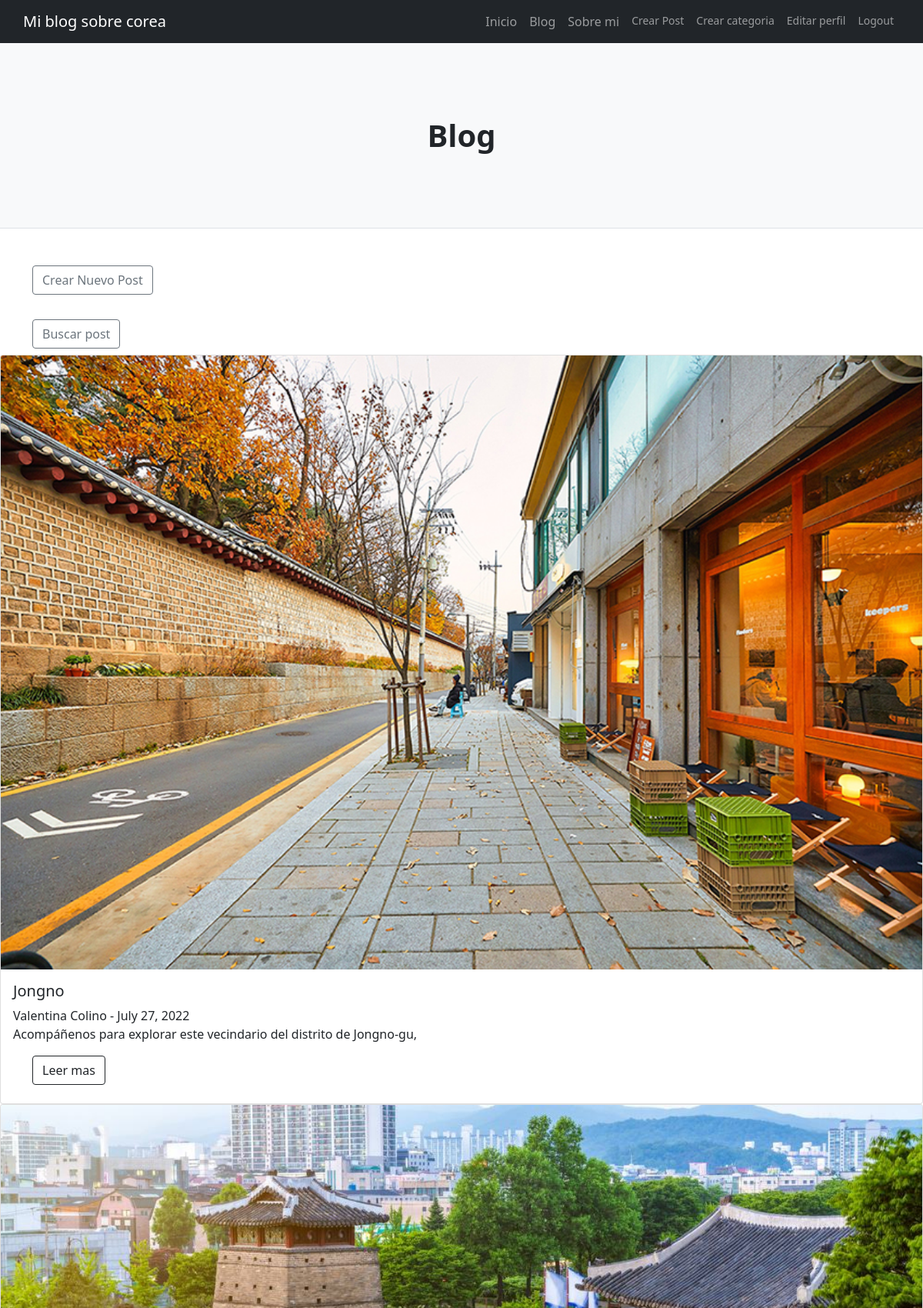
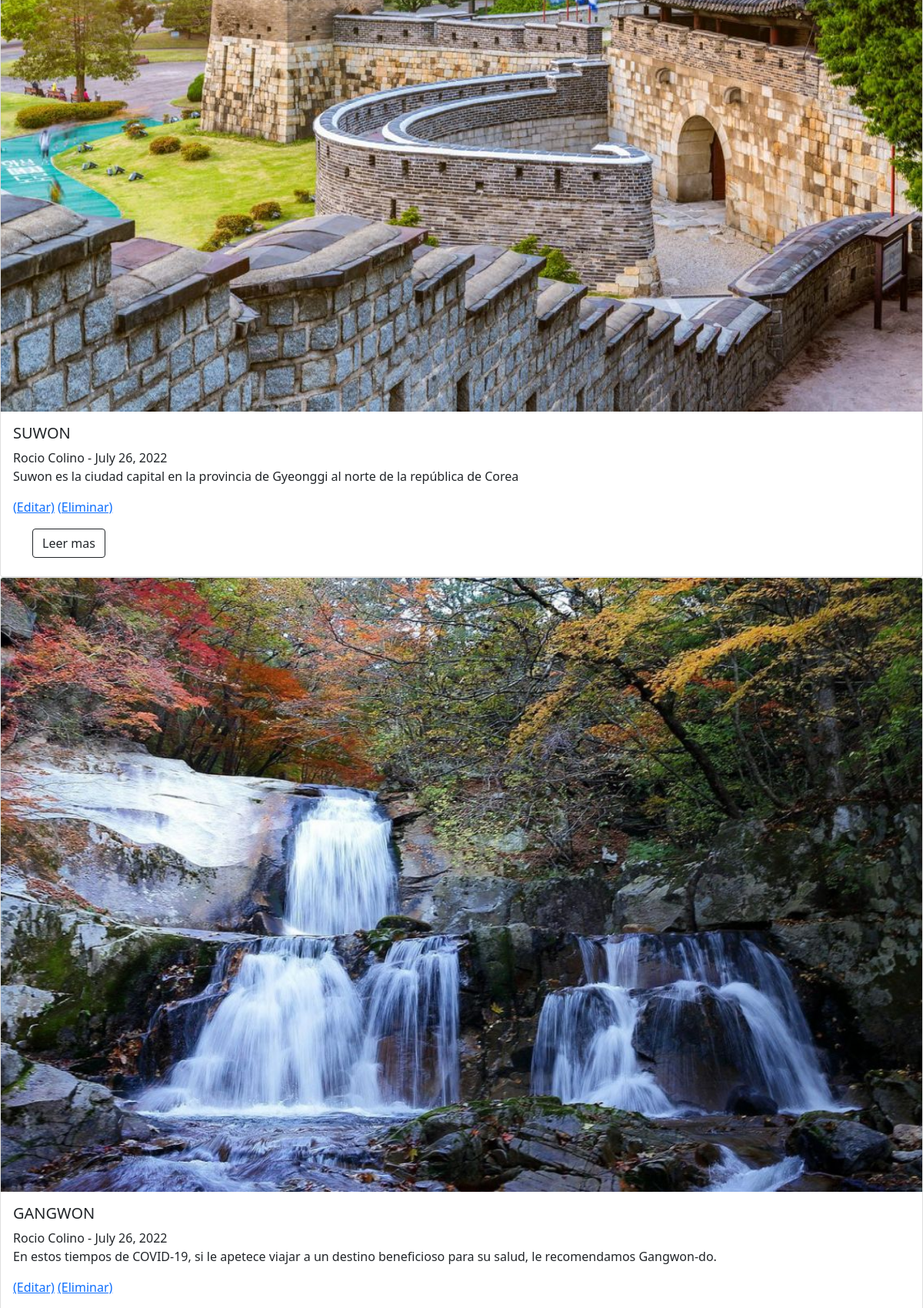
Page /blog/ (signed in, upper part) on the committed database (2 pictures, top to bottom).
### Blog/models.py (models this page shows, shortened)
class Post(models.Model):
   titulo=models.CharField(max_length=255)
   subtitulo=models.CharField(max_length=200)
   autor=models.ForeignKey(User, on_delete=models.CASCADE)
   fecha=models.DateField(auto_now_add=True)
   imagen=models.ImageField(null=True, blank=True, upload_to="images/", default='images/default_blog.jpg')
   cuerpo=RichTextField(blank=True, null=True)
   categoria=models.CharField(max_length=255, default='Turismo')
   fragmento=models.CharField(max_length=150)

### Blog/views.py (the view)
# urls.py: path('blog/', BlogView.as_view(), name='blog'),
class BlogView(ListView):
    model=Post
    template_name='Blog/blog.html'
    ordering=['-fecha']

### Blog/templates/Blog/blog.html (shortened to what this page needs)
{% extends "Blog/padre.html" %}
{% load static %}
{% block contenidoQueCambia %}
 <header class="py-5 bg-light border-bottom mb-4">
<div class="container">
        <div class="text-center my-5">
            <h1 class="fw-bolder">Blog</h1>
        </div>
    </div>
</header>
<br/>
<div class="container"><h6><a href="{% url 'add_post' %}" class="btn btn-outline-secondary">Crear Nuevo Post</a></h6></div> </br>  <div class="container"><h6><a href="{% url 'busqueda_post' %}" class="btn btn-outline-secondary">Buscar post</a></h6></div>
{% for post in object_list %}
    {% if post.imagen %}
        <div class="card mb-9"  style="max-width: 1200px;">
                <img src="{{ post.imagen.url }}" class="card-img-top" >
    {% endif %}
        <div class="card-body"  >
            <h5 class="card-title" >{{ post.titulo}}</h5>{{ post.autor.first_name }} {{ post.autor.last_name }} - {{ post.fecha }}</h5>
            <p class="card-text">{{ post.fragmento }}</p>
                    {% if user.is_authenticated %}
                        {% if post.autor.id == user.id %}
                            <p class="card-text">
                                <a href="{% url 'update_post' post.pk %}">(Editar)</a>
                                <a href="{% url 'delete_post' post.pk %}">(Eliminar)</a>
                             </p>
                        {% endif %}
                    {% endif %}
<div class="container"><h6><a href="{% url 'post-detalles' post.pk %}" class="btn btn-outline-dark">Leer mas</a></h6></div>
        </div>
        </div>
{% endfor %}
{% endblock %}

### rows in the picture
Post: imagen (picture), titulo "Jongno", autor.first_name "Valentina", autor.last_name "Colino", fecha "July 27, 2022", fragmento "Acompáñenos para explorar este vecindario del distrito de Jongno-gu,"
Post: imagen (picture), titulo "SUWON", autor.first_name "Rocio", autor.last_name "Colino", fecha "July 26, 2022", fragmento "Suwon es la ciudad capital en la provincia de Gyeonggi al norte de la república de Corea", shows "(Editar)"
Post: imagen (picture), titulo "GANGWON", autor.first_name "Rocio", autor.last_name "Colino", fecha "July 26, 2022", fragmento "En estos tiempos de COVID-19, si le apetece viajar a un destino beneficioso para su salud, le recomendamos Gangwon-do.", shows "(Editar)"
